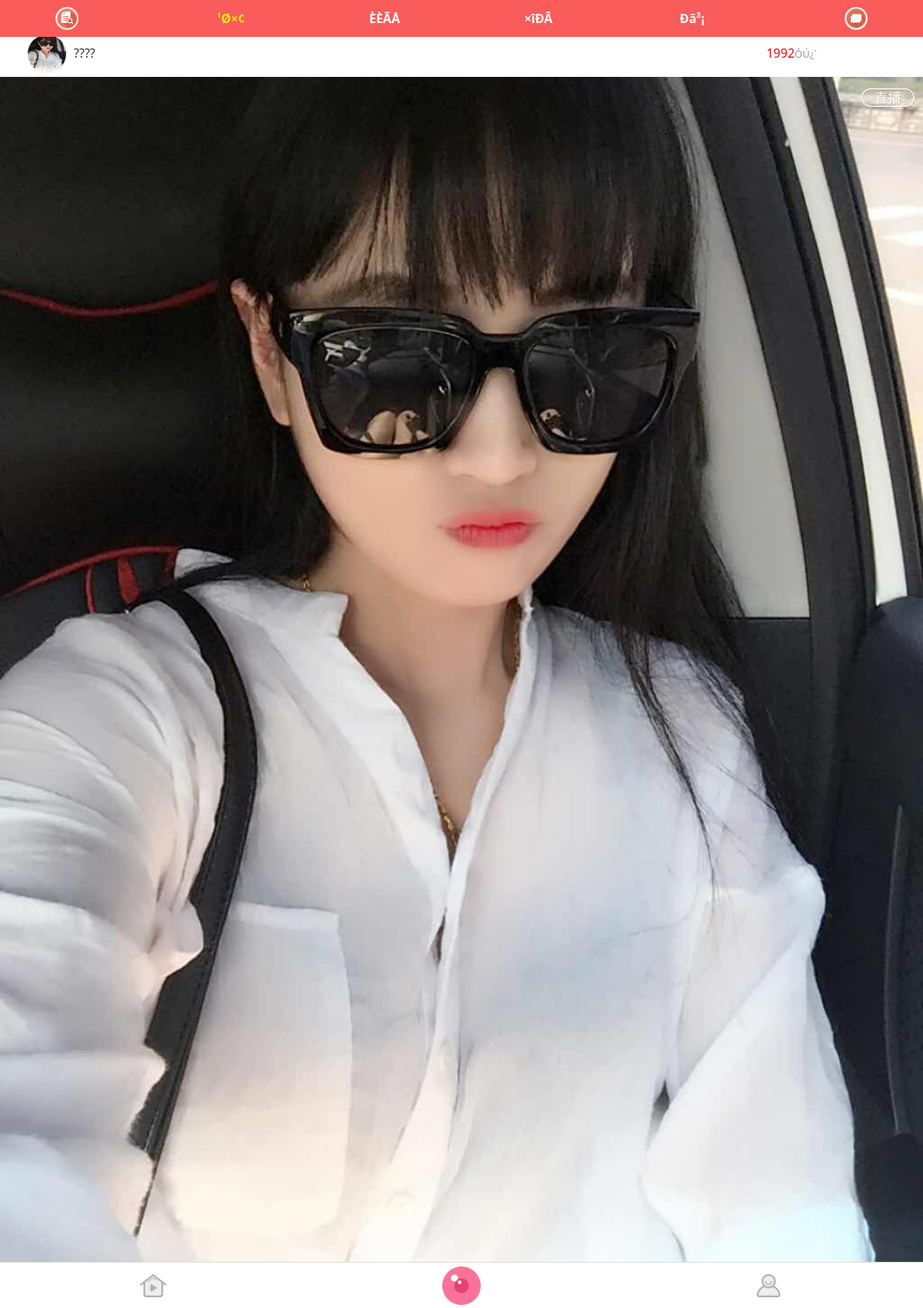
The app's page /gz.php with its own data.
### tables this page shows
CREATE TABLE `ubozb` (
  `id` int(11) NOT NULL AUTO_INCREMENT,
  `pic` varchar(1000) NOT NULL,
  `name` varchar(1000) NOT NULL,
  `url` varchar(1000) NOT NULL,
  `hit` varchar(255) DEFAULT NULL,
  `diqu` varchar(255) DEFAULT NULL,
  PRIMARY KEY (`id`)
);

### gz.php (the view, shortened to what this page needs)
<?php
$pid=$_GET[pid];
$uid=$_GET[uid];
if($pid){
$url="?pid=".$pid."&uid=".$uid;
$link="&pid=".$pid."&uid=".$uid;
}else{
$url="";
}
?>
<!DOCTYPE html>
<html class="js cssanimations">
<head>
<link rel="stylesheet" href="css/amazeui.min.css">
</head>
<body>
<div class="header">
<ul>
<li><img src="images/sousuo.png"class="header-ss"></a></li>
<li><a href="javascript:void(0);" onClick="ubourl('gz.php<?php echo $url?>');" class="active"><b>¹Ø×¢</b></b></a></li>
<li><a href="javascript:void(0);" onClick="ubourl('hots.php<?php echo $url?>');"><b>ÈÈÃÅ</b></a></li>
<li><a href="javascript:void(0);" onClick="ubourl('new.php<?php echo $url?>');"><b>×îÐÂ</b></a></li>
<li><a href="javascript:void(0);" onClick="ubourl('dx.php<?php echo $url?>');"><b>Ðã³¡</b></a></li>
<li><img src="images/xiaoxi.png"class="header-xx"></a></li>
</ul>
</div>
<div class="content">
<ul>
<?php
$query = mysql_query("SELECT * FROM ubozb  order by rand()  limit 1");
while($a = mysql_fetch_array($query)) {
?>
<li style="position: relative;"  onclick="openplay('<?php echo $a[id]?>');">
<table style="margin:10px 0 5px 3%;width: 95%;">
<tbody>
<tr>
<td rowspan="2" style="width: 60px;"><img class="am-circle lazy" data-original="<?php echo $a[pic]?>" src="<?php echo $a[pic]?>" style="display: inline;" height="50" width="50"></td>
<td style=""><?php echo $a[name]?></td>
<td rowspan="2" style="text-align: right;padding-right: 10%;"><span style="color: red;font-size: 16px;"><?php echo $a[hit]?></span><span style="color: #999;font-size: 13px;">ÔÚ¿´</span></td>
</tr>
</tbody>
</table>
<img class="lazy" data-original="<?php echo $a[pic]?>" style="width: 100%; display: inline;" src="<?php echo $a[pic]?>">
<img src="images/live_live.png" style="position: absolute;width: 70px;right: 10px;top: 70px;">
</li>
<?php }?>
</ul>
</div>
<div class="footer-page">
<div class="navs">
<div class="nav zb">
<div class="inner" onclick="ubourl('dx.php<?php echo $url?>')" >
<div class="pic"></div></div></div>
<div class="nav main active">
<div class="inner" onclick="ubourl('index1.php<?php echo $url?>')" >
<div class="pic"></div></div></div>
</div>
<div class="nav mine">
<div class="inner" onclick="ubourl('user.php<?php echo $url?>')" >
<div class="pic"></div></div></div>
</div>
</body>
</html>

### gz.php (style rules this page uses)
body { margin: 0 auto;width: 100%; }
ul { list-style: none;margin: 0;padding: 0; }
.header { width: 100%; height: 48px; position: fixed; top: 0; left: 0; background: #FA5B5B; z-index: 999; }
.header ul { width: 100%; }
.header ul li { float: left; width: 16.666%; height: 48px; display: block; }
.header ul li a { text-align: center; display: block; height: 48px; line-height: 48px; color: #fff; }
.header ul li a.active { color: #EEEE00; }
.header .header-ss { position: fixed; z-index: 999; left: 6%; top: 9px; width: 30px; }
.header .header-xx { position: fixed; z-index: 999; right: 6%; top: 9px; width: 30px; }
.content { width: 100%;margin-top: 45px; }

### records on screen
ubozb: pic (picture), name "????", hit "1992"
